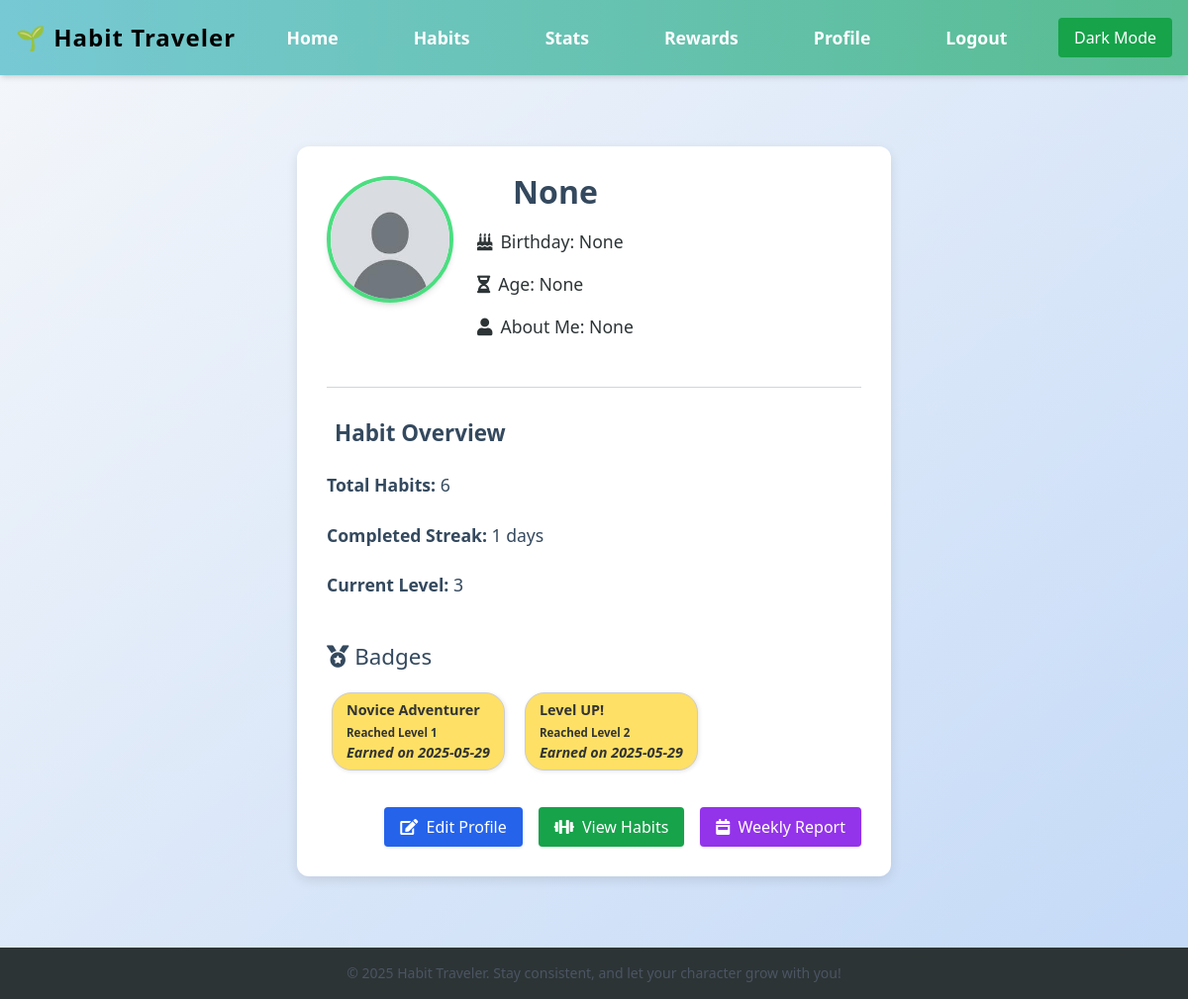
The app's page /profile (signed in) with its own data.
### app.py (models this page shows)
class User(db.Model):
    id = db.Column(db.Integer, primary_key=True)
    email = db.Column(db.String(150), unique=True, nullable=False)
    name = db.Column(db.String(150), unique=True, nullable=True)
    password = db.Column(db.String(200), nullable=False)
    xp = db.Column(db.Integer, default=0)
    level = db.Column(db.Integer, default=1)
    birthday = db.Column(db.Date, nullable=True)
    age = db.Column(db.Integer, nullable=True)
    description = db.Column(db.String(500), nullable=True)
    avatar = db.Column(db.String(200), nullable=True)

class UserBadge(db.Model):
    id = db.Column(db.Integer, primary_key=True)
    user_id = db.Column(db.Integer, db.ForeignKey('user.id'), nullable=False)
    badge_id = db.Column(db.Integer, db.ForeignKey('badge.id'), nullable=False)
    earned_date = db.Column(db.DateTime, default=datetime.utcnow)
    user = db.relationship('User', backref='user_badges')
    badge = db.relationship('Badge')

class Badge(db.Model):
    id = db.Column(db.Integer, primary_key=True)
    name = db.Column(db.String(100), unique=True, nullable=False)
    description = db.Column(db.String(300))
    level_required = db.Column(db.Integer, nullable=False)

### app.py (the view)
@app.route('/profile')
def profile():
    if 'user_id' not in session:
        return redirect(url_for('login'))
    user_id = session['user_id']
    user = User.query.get(user_id)
    if user:
        total_habits = Habit.query.filter_by(user_id=user_id).count()
        habit_completions = HabitCompletion.query.filter_by(user_id=user_id).order_by(HabitCompletion.date).all()
        streaks = {}
        previous_dates = {}
        for completion in habit_completions:
            habit_id = completion.habit_id
            current_date = completion.date
            if habit_id not in streaks:
                streaks[habit_id] = 1
                previous_dates[habit_id] = current_date
            else:
                if (current_date - previous_dates[habit_id]).days == 1:
                    streaks[habit_id] += 1
                else:
                    streaks[habit_id] = 1
                previous_dates[habit_id] = current_date
        max_streak = max(streaks.values(), default=0)
        unique_badges = {}
        for user_badge in user.user_badges:
            if user_badge.badge_id not in unique_badges:
                unique_badges[user_badge.badge_id] = user_badge
        unique_user_badges = list(unique_badges.values())
        return render_template('profile.html',
                               user=user,
                               total_habits=total_habits,
                               max_streak=max_streak,
                               unique_user_badges=unique_user_badges)
    else:
        flash("User not found.")
        return redirect(url_for('index'))

### templates/profile.html (shortened to what this page needs)
{% extends 'base.html' %}
{% block content %}
<div id="profile-container" class="max-w-4xl mx-auto bg-white dark:bg-gray-800 shadow-lg rounded-xl p-6 space-y-8 profile-container">
    <div class="flex flex-col md:flex-row items-center md:items-start space-x-0 md:space-x-6 space-y-4 md:space-y-0">
        <img src="{{ url_for('static', filename='avatars/' + (user.avatar if user.avatar else 'default_avatar.png')) }}"
             alt="Avatar"
             class="w-32 h-32 rounded-full border-4 border-green-400 shadow-md object-cover">
        <div class="text-center md:text-left">
            <h1 class="text-2xl font-bold text-gray-800 dark:text-gray-100">{{ user.name }}</h1>
            <p class="text-gray-600 dark:text-gray-300"><i class="fas fa-birthday-cake mr-2"></i>Birthday: {{ user.birthday }}</p>
            <p class="text-gray-600 dark:text-gray-300"><i class="fas fa-hourglass-half mr-2"></i>Age: {{ user.age }}</p>
            <p class="text-gray-600 dark:text-gray-300"><i class="fas fa-user mr-2"></i>About Me: {{ user.description }}</p>
        </div>
    </div>
    <hr class="border-gray-300 dark:border-gray-600">
    <div class="profile-section">
        <h2 class="text-xl font-semibold mb-3 text-gray-700 dark:text-gray-200">Habit Overview</h2>
        <ul class="space-y-1 text-gray-700 dark:text-gray-300">
            <li><strong>Total Habits:</strong> {{ total_habits }}</li>
            <li><strong>Completed Streak:</strong> {{ max_streak }} days</li>
            <li><strong>Current Level:</strong> {{ user.level }}</li>
        </ul>
    </div>
    <div class="profile-section">
        <h2><i class="fas fa-medal"></i> Badges</h2>
        <div class="badges">
            {% if unique_user_badges %}
                {% for user_badge in unique_user_badges %}
                    <div class="badge">
                        <strong>{{ user_badge.badge.name }}</strong><br>
                        <small>{{ user_badge.badge.description }}</small><br>
                        <em>Earned on {{ user_badge.earned_date.strftime('%Y-%m-%d') }}</em>
                    </div>
                {% endfor %}
            {% else %}
                <p>No badges earned yet.</p>
            {% endif %}
        </div>
    </div>
    <div class="flex flex-wrap justify-center md:justify-end gap-4 mt-6">
        <a href="{{ url_for('edit_profile') }}" class="px-4 py-2 bg-blue-600 text-white rounded hover:bg-blue-700 transition shadow">
            <i class="fas fa-edit mr-1"></i> Edit Profile
        </a>
        <a href="{{ url_for('habits') }}" class="px-4 py-2 bg-green-600 text-white rounded hover:bg-green-700 transition shadow">
            <i class="fas fa-dumbbell mr-1"></i> View Habits
        </a>
        <a href="{{ url_for('weekly_report') }}" class="px-4 py-2 bg-purple-600 text-white rounded hover:bg-purple-700 transition shadow">
            <i class="fas fa-calendar-week mr-1"></i> Weekly Report
        </a>
    </div>
</div>
{% endblock %}

### templates/base.html (shortened to what this page needs)
<!DOCTYPE html>
<html lang="en">
<head>
    <script src="https://cdn.tailwindcss.com"></script>
    <link href="https://cdnjs.cloudflare.com/ajax/libs/font-awesome/5.15.3/css/all.min.css" rel="stylesheet">
    <link rel="stylesheet" href="{{ url_for('static', filename='style.css') }}">
    <link rel="stylesheet" href="{{ url_for('static', filename='darkmode.css') }}">
</head>
<body class="{{ request.endpoint|replace('.', '_') }}">
    <header class="p-4 flex flex-col md:flex-row justify-between items-center bg-white dark:bg-gray-800 shadow-md">
        <h1 class="text-2xl font-bold text-black dark:text-black">🌱 Habit Traveler</h1>
        <nav class="mt-3 md:mt-0">
            <ul class="flex flex-wrap gap-4 text-sm md:text-base">
                <li><a href="{{ url_for('index') }}" class="hover:underline">Home</a></li>
                <li><a href="{{ url_for('habits') }}" class="hover:underline">Habits</a></li>
                <li><a href="{{ url_for('stats') }}" class="hover:underline">Stats</a></li>
                <li><a href="{{ url_for('rewards') }}" class="hover:underline">Rewards</a></li>
                <li><a href="{{ url_for('profile') }}" class="hover:underline">Profile</a></li>
                {% if session.get('user_id') %}
                    <li><a href="{{ url_for('logout') }}" class="hover:underline">Logout</a></li>
                {% else %}
                    <li><a href="{{ url_for('login') }}" class="hover:underline">Login</a></li>
                    <li><a href="{{ url_for('register') }}" class="hover:underline">Register</a></li>
                {% endif %}
            </ul>
        </nav>
        <button id="darkModeToggle" class="mt-3 md:mt-0 px-4 py-2 bg-green-600 text-white rounded hover:bg-green-700 transition">
        </button>
    </header>
    <main class="container mx-auto px-4 py-8">
        {% block content %}{% endblock %}
    </main>
    <footer class="text-center py-4 text-sm text-gray-600 dark:text-gray-300">
        &copy; 2025 Habit Traveler. Stay consistent, and let your character grow with you!
    </footer>
</body>
</html>

### static/style.css (style rules this page uses)
body { margin: 0; font-family: 'Segoe UI', Tahoma, Geneva, Verdana, sans-serif; background: linear-gradient(to bottom right, #f5f7fa, #c3d9f7); color: #333; min-height: 100vh; display: flex; flex-direction: column; }
header { background: linear-gradient(to right, #77c9d4, #57bc90); color: white; padding: 20px; text-align: center; box-shadow: 0 4px 6px rgba(0,0,0,0.1); }
header h1 { margin: 0; font-size: 2.5em; letter-spacing: 1px; }
nav { margin-top: 10px; }
nav a { color: white; margin: 0 15px; text-decoration: none; font-weight: bold; transition: all 0.3s ease; }
nav ul { display: flex; justify-content: center; align-items: center; padding: 0; margin: 0; list-style: none; }
nav li { margin: 0 15px; }
main { flex: 1; padding: 30px; max-width: 900px; margin: 0 auto; text-align: center; }
main h2 { font-size: 2em; color: #4b6584; margin-bottom: 10px; }
main p { font-size: 1.1em; line-height: 1.6; margin-bottom: 20px; }
ul { list-style: none; padding: 0; }
ul li { padding: 10px 0; font-size: 1.1em; color: #34495e; }
a { color: #3498db; text-decoration: none; }
body.profile .profile-container { max-width: 600px; margin: 40px auto; background: #ffffff; padding: 30px; border-radius: 12px; box-shadow: 0 4px 12px rgba(0,0,0,0.1); text-align: left; }
body.profile .profile-container h1 { font-size: 2em; color: #34495e; margin-bottom: 20px; text-align: center; }
body.profile .profile-container p { font-size: 1.1em; margin-bottom: 15px; color: #2d3436; }
body.profile .profile-section { margin-top: 30px; }
body.profile .profile-section h2 { color: #34495e; font-size: 1.4em; margin-bottom: 15px; }
body.profile .badges { display: flex; flex-wrap: wrap; gap: 10px; }
body.profile .badge { background-color: #ffe066; color: #333; padding: 6px 14px; border-radius: 20px; font-size: 0.9em; font-weight: bold; }
.badge { display: inline-block; background: #f5f5f5; border: 1px solid #ccc; padding: 10px; margin: 5px; border-radius: 10px; box-shadow: 1px 1px 4px rgba(0, 0, 0, 0.1); }
footer { background: #2d3436; color: white; text-align: center; padding: 15px 10px; font-size: 0.9em; }

### records on screen
User: name "None", birthday "None", age "None", description "None", level "3"
UserBadge: badge.name "Novice Adventurer", badge.description "Reached Level 1", earned_date "2025-05-29"
UserBadge: badge.name "Level UP!", badge.description "Reached Level 2", earned_date "2025-05-29"

### other values on screen
{{ total_habits }} "6"
{{ max_streak }} "1"
